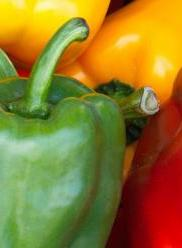
#> input picture image_processing/pepper.jpg, 182 x 248 px, found by its file name
$ jupyter execute FIlters.ipynb   (shell and % lines are left out)
#> lines starting #> are read from the running program, lines starting #| are printed output that depends on the picture
[cell 1]
root_path = "/home/hoang_mata/Desktop/computer-vision-basics/image_processing/"

[cell 2]
import cv2
import numpy as np
import matplotlib.pyplot as plt
from scipy import signal

[cell 3]
plt.rcParams['figure.figsize'] = [6, 6]

[cell 4]
img = cv2.imread(root_path + "pepper.jpg")
#> img is the input picture: shape (248, 182, 3); mean B, G, R 44.1, 121.3, 144.7
plt.imshow(img[:,:,::-1])
plt.axis("off")

[cell 5]
def rgb_filter(img, kernel, mode="full", boundary="fill"):
#> called with mode = 'full', boundary = 'fill'
    b, g, r = cv2.split(img)
    b = signal.correlate2d(b, kernel, mode=mode, boundary=boundary)
#> b: shape (268, 202)
    g = signal.correlate2d(g, kernel, mode=mode, boundary=boundary)
#> g: shape (268, 202)
    r = signal.correlate2d(r, kernel, mode=mode, boundary=boundary)
#> r: shape (268, 202)
    output = cv2.merge([b, g, r])
    return output

[cell 6]
kernel = np.zeros((21, 21), dtype="uint8")
kernel[10, 10] = 1
fimage = rgb_filter(img, kernel, mode="full", boundary="fill")

print("Original shape: ", img.shape)
#| Original shape:  (248, 182, 3)
print("Filtered shape: ", fimage.shape)
#| Filtered shape:  (268, 202, 3)

plt.subplot(1, 2, 1)
plt.imshow(img[:,:,::-1])
plt.axis("off")

plt.subplot(1, 2, 2)
plt.imshow(fimage[:,:,::-1])
plt.axis("off")

[cell 7]
fimage = rgb_filter(img, kernel, mode='full', boundary='wrap')

#check the size of image
print("Original shape: ", img.shape)
#| Original shape:  (248, 182, 3)
print("Filtered shape: ", fimage.shape)
#| Filtered shape:  (268, 202, 3)

#view the image
plt.subplot(1, 2, 1); plt.imshow(img[:,:,::-1]); plt.axis("off")
plt.subplot(1, 2, 2); plt.imshow(fimage[:,:,::-1]); plt.axis("off")

[cell 8]
fimage = rgb_filter(img, kernel, mode='full', boundary='symm')
#> call 3 of rgb_filter, with mode = 'full', boundary = 'symm'
#> in rgb_filter (call 3), `b = signal.correlate2d(b, kernel, mode=mode, boundary=boundary)`:
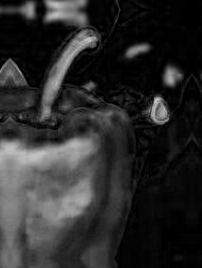
#> b: shape (268, 202); min 0, max 206, mean 43.4
#> in rgb_filter (call 3), `g = signal.correlate2d(g, kernel, mode=mode, boundary=boundary)`:
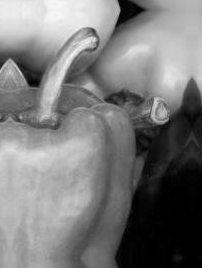
#> g: shape (268, 202); min 0, max 247, mean 121.4
#> in rgb_filter (call 3), `r = signal.correlate2d(r, kernel, mode=mode, boundary=boundary)`:
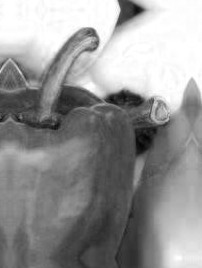
#> r: shape (268, 202); min 4, max 255, mean 148.9

#check the size of image
print("Original shape: ", img.shape)
#| Original shape:  (248, 182, 3)
print("Filtered shape: ", fimage.shape)
#| Filtered shape:  (268, 202, 3)

#view the image
plt.subplot(1, 2, 1); plt.imshow(img[:,:,::-1]); plt.axis("off")
plt.subplot(1, 2, 2); plt.imshow(fimage[:,:,::-1]); plt.axis("off")

[cell 9]
fimage = rgb_filter(img, kernel, mode='valid', boundary='fill')
#> call 4 of rgb_filter, with mode = 'valid', boundary = 'fill'
#> in rgb_filter (call 4), `b = signal.correlate2d(b, kernel, mode=mode, boundary=boundary)`:
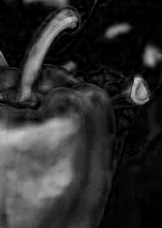
#> b: shape (228, 162); min 0, max 206, mean 44.9
#> in rgb_filter (call 4), `g = signal.correlate2d(g, kernel, mode=mode, boundary=boundary)`:
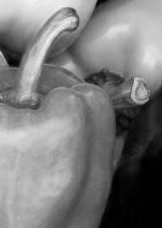
#> g: shape (228, 162); min 0, max 245, mean 121.5
#> in rgb_filter (call 4), `r = signal.correlate2d(r, kernel, mode=mode, boundary=boundary)`:
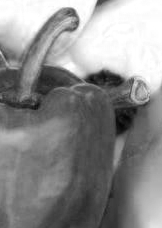
#> r: shape (228, 162); min 4, max 255, mean 139.9
#> in rgb_filter (call 4), `output = cv2.merge([b, g, r])`:
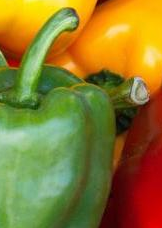
#> output: shape (228, 162, 3); mean B, G, R 44.9, 121.5, 139.9

#check the size of image
print("Original shape: ", img.shape)
#| Original shape:  (248, 182, 3)
print("Filtered shape: ", fimage.shape)
#| Filtered shape:  (228, 162, 3)

#view the image
plt.subplot(1, 2, 1); plt.imshow(img[:,:,::-1]); plt.axis("off")
plt.subplot(1, 2, 2); plt.imshow(fimage[:,:,::-1]); plt.axis("off")

[cell 10]
fimage = rgb_filter(img, kernel, mode='same', boundary='fill')

#check the size of image
print("Original shape: ", img.shape)
#| Original shape:  (248, 182, 3)
print("Filtered shape: ", fimage.shape)
#| Filtered shape:  (248, 182, 3)

#view the image
plt.subplot(1, 2, 1); plt.imshow(img[:,:,::-1]); plt.axis("off")
plt.subplot(1, 2, 2); plt.imshow(fimage[:,:,::-1]); plt.axis("off")

[cell 11]
fimage = cv2.filter2D(img, -1, kernel, cv2.BORDER_DEFAULT)

#check the size of image
print("Original shape: ", img.shape)
#| Original shape:  (248, 182, 3)
print("Filtered shape: ", fimage.shape)
#| Filtered shape:  (248, 182, 3)

# view the image
plt.subplot(1, 2, 1); plt.imshow(img[:,:,::-1]); plt.axis('off')
plt.subplot(1, 2, 2); plt.imshow(fimage[:,:,::-1]); plt.axis('off')

[cell 12]
kernel = 1/9 * np.array([
               [1, 1, 1],
               [1, 1, 1],
               [1, 1, 1]
])

# averaging for a smoothing effect
fimage = cv2.filter2D(img, -1, kernel)
plt.subplot(1, 2, 1); plt.imshow(img[:,:,::-1]); plt.axis("off")
plt.subplot(1, 2, 2); plt.imshow(fimage[:,:,::-1]); plt.axis("off")

[cell 13]
#a gaussian kernel

kernel = 1/12 * np.array([
                [1, 2, 1],
                [2, 4, 2],
                [1, 2, 1]
])

#averaging for a smoothing effect
fimage = cv2.filter2D(img, -1, kernel)
plt.subplot(1, 2, 1); plt.imshow(img[:,:,::-1]); plt.axis("off")
plt.subplot(1, 2, 2); plt.imshow(fimage[:,:,::-1]); plt.axis("off")

[cell 14]
fimage = cv2.GaussianBlur(img, (3,3), 0) #image, kernel size, sigma
plt.subplot(1, 2, 1); plt.imshow(img[:,:,::-1]); plt.axis("off")
plt.subplot(1, 2, 2); plt.imshow(fimage[:,:,::-1]); plt.axis("off")

[cell 15]
#or using GaussianBlur

fimage = cv2.GaussianBlur(img, (5,5), 0) #image, kernel size, sigma
plt.subplot(1, 2, 1); plt.imshow(img[:,:,::-1]); plt.axis("off")
plt.subplot(1, 2, 2); plt.imshow(fimage[:,:,::-1]); plt.axis("off")

[cell 16]
#or using GaussianBlur

fimage = cv2.GaussianBlur(img, (21,21), 0) #image, kernel size, sigma
plt.subplot(1, 2, 1); plt.imshow(img[:,:,::-1]); plt.axis("off")
plt.subplot(1, 2, 2); plt.imshow(fimage[:,:,::-1]); plt.axis("off")

[cell 17]
#or using GaussianBlur

fimage = cv2.GaussianBlur(img, (21,21), 20) #image, kernel size, sigma
plt.subplot(1, 2, 1); plt.imshow(img[:,:,::-1]); plt.axis("off")
plt.subplot(1, 2, 2); plt.imshow(fimage[:,:,::-1]); plt.axis("off")

[cell 18]
fimage = cv2.medianBlur(img, 5) #image, kernel size
plt.subplot(1, 2, 1); plt.imshow(img[:,:,::-1]); plt.axis("off")
plt.subplot(1, 2, 2); plt.imshow(fimage[:,:,::-1]); plt.axis("off")

[cell 19]
fimage = cv2.medianBlur(img, 21) #image, kernel size
plt.subplot(1, 2, 1); plt.imshow(img[:,:,::-1]); plt.axis("off")
plt.subplot(1, 2, 2); plt.imshow(fimage[:,:,::-1]); plt.axis("off")

[cell 20]
fimage = cv2.medianBlur(img, 55) #image, kernel size
plt.subplot(1, 2, 1); plt.imshow(img[:,:,::-1]); plt.axis("off")
plt.subplot(1, 2, 2); plt.imshow(fimage[:,:,::-1]); plt.axis("off")
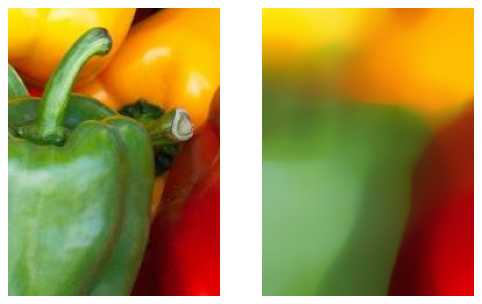
#> figure drawn by matplotlib, 2 panels

## Unsharp masking

[cell 21]
blur = cv2.GaussianBlur(img, (7,7), 3.0)
fimage = cv2.addWeighted(img, 1.7, blur, -0.5, 0)
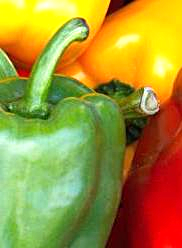
#> fimage: shape (248, 182, 3); mean B, G, R 53.2, 144.5, 163.4
# fimage = image * 1.7 - 0.5 * blur + 0
plt.subplot(1, 3, 1); plt.imshow(img[:,:,::-1]); plt.axis("off"); plt.title("original")
plt.subplot(1, 3, 2); plt.imshow(blur[:,:,::-1]); plt.axis("off"); plt.title("blur (unsharp mask)")
plt.subplot(1, 3, 3); plt.imshow(fimage[:,:,::-1]); plt.axis("off"); plt.title("sharpen")
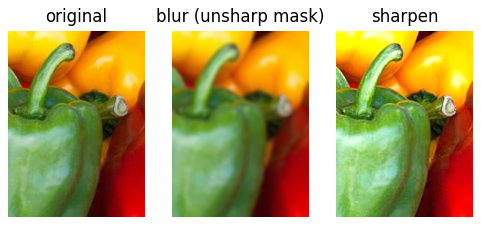
#> figure drawn by matplotlib, 3 panels

## Arbitrary filters

[cell 22]
#a gaussian kernel

kernel = np.random.rand(5,5)
kernel = kernel/sum(kernel.ravel())

#averaging for a smoothing effect
fimage = cv2.filter2D(img, -1, kernel)
plt.subplot(1, 2, 1); plt.imshow(img[:,:,::-1]); plt.axis("off")
plt.subplot(1, 2, 2); plt.imshow(fimage[:,:,::-1]); plt.axis("off")
